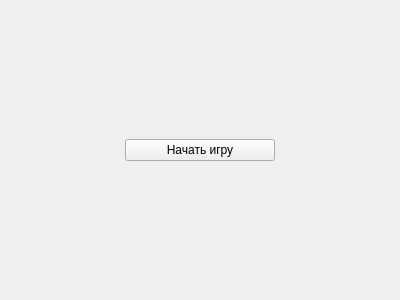
<?xml version="1.0" encoding="UTF-8"?>
<ui version="4.0">
 <class>Scene</class>
 <widget class="QWidget" name="Scene">
  <property name="geometry">
   <rect>
    <x>0</x>
    <y>0</y>
    <width>400</width>
    <height>300</height>
   </rect>
  </property>
  <property name="windowTitle">
   <string>Form</string>
  </property>
  <layout class="QGridLayout" name="gridLayout">
   <item row="0" column="0">
    <widget class="QPushButton" name="startGameButton">
     <property name="maximumSize">
      <size>
       <width>150</width>
       <height>16777215</height>
      </size>
     </property>
     <property name="text">
      <string>Начать игру</string>
     </property>
    </widget>
   </item>
  </layout>
 </widget>
 <resources/>
 <connections/>
</ui>
